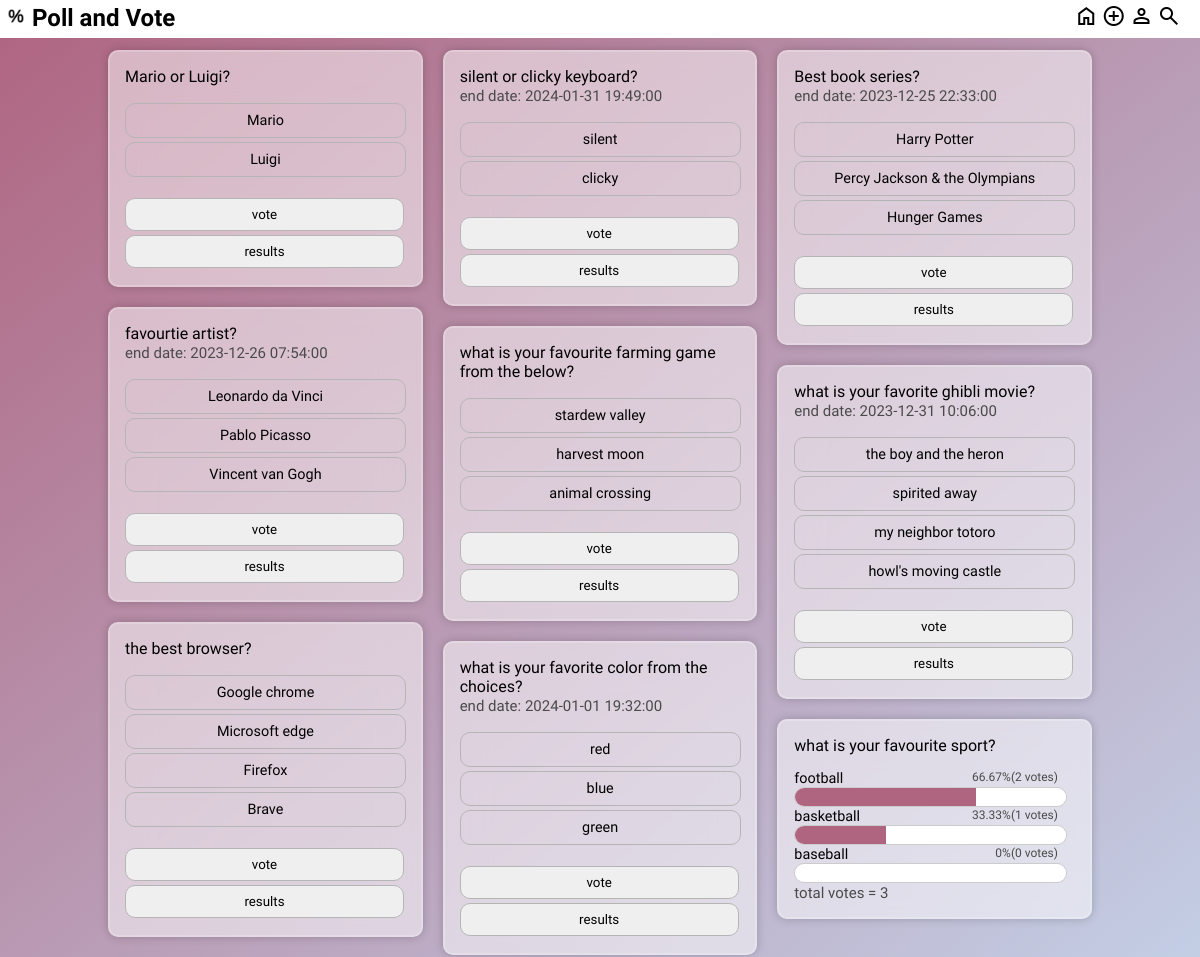
The page / on the database its author committed.
### tables this page shows
CREATE TABLE `questions` (
  `qid` int(11) NOT NULL,
  `uid` int(11) NOT NULL,
  `question` text NOT NULL,
  `category` varchar(255) NOT NULL,
  `dueDate` text DEFAULT NULL,
  `status` varchar(255) NOT NULL
);

CREATE TABLE `choices` (
  `chid` int(11) NOT NULL,
  `qid` int(11) NOT NULL,
  `choice` varchar(255) NOT NULL
);

### viewPoll.php (the view, shortened to what this page needs)
<?php
if(isset($_SESSION['uid']))
    $user = $_SESSION['uid'];
else
    $user = null;
            try {
                require('connection.php');
                if(isset($_GET['filter']) && $_GET['filter'] != 'ALL') {
                    $category = test_input($_GET['filter']);
                    $sql = "SELECT * FROM questions WHERE category = ? ORDER BY qid DESC;";
                    $questions = $db->prepare($sql);
                    $questions->execute(array($category));
                }
                elseif(isset($_GET['status'])){
                    $status = test_input($_GET['status']);
                    $sql = "SELECT * FROM questions WHERE status = ? ORDER BY qid DESC;";
                    $questions = $db->prepare($sql);
                    $questions->execute(array($status));
                }
                else {
                    $sql = "SELECT * FROM questions ORDER BY qid DESC;";
                    $questions = $db->prepare($sql);
                    $questions->execute();
                }
                $choices = $db->prepare ("SELECT * FROM choices WHERE qid = ?");
                foreach($questions as $question) {
                    $choices->execute(array($question['qid']));
                    echo "
                        <div class='poll' id='$question[qid]'>
                            <p>
                            $question[question] <br>";
                    if($question['dueDate'] != null)
                        echo"<span id='date'> end date: $question[dueDate] </span> <br>";
                    echo "</p>";
                    if(isset($_POST[$question['qid']]) || $question['status'] == "inactive" || isset($vote)){
                        $totalVotes = $db->prepare("SELECT COUNT(qid) FROM votes WHERE qid = ?;");
                        $totalVotes->execute(array($question['qid']));
                        if($total = $totalVotes->fetch()) $tv = $total[0];
                        $choiceVotes = $db->prepare("SELECT COUNT(chid) FROM votes WHERE chid = ?;");
                    }
                    else {
                        $url = "index.php?" . htmlspecialchars($_SERVER['QUERY_STRING']) . "#" . $question['qid'];
                        echo "
                            <form class='pollForm' method='post' onsubmit='return validateUser()' action='$url'>
                        ";
                    }
                    foreach($choices as $choice){
                        if((isset($_POST[$question['qid']]) || $question['status'] == "inactive" || isset($vote))){
                            $choiceVotes->execute(array($choice['chid']));
                            if($votes = $choiceVotes->fetch())
                                $vs = $votes[0];
                            if($tv == 0)
                                $percentage = 0;
                            else
                                $percentage = round((($vs/$tv)*100),2);
                            echo "
                                <label for='chid'>$choice[choice]</label> <span id='percentage'>$percentage%($vs votes)</span> <br>
                                <progress id='chid' value=$vs max=$tv><span id='percentages'></span></progress>
                            ";
                            echo "<br>";
                        }
                        else {
                            echo "
                                    <input type='radio' value='$choice[chid]' name='chid' id='$choice[chid]'>
                                    <label for='$choice[chid]' class='radioLabels'>$choice[choice]</label> <br>
                                ";
                        }
                    }
                    if(isset($_POST[$question['qid']])){
                        echo "
                            <form method='post'>
                                <input type='submit' value='back' name='back'>
                            </form>
                            ";
                    }
                    elseif($question['status'] != "inactive" && !isset($vote))
                        echo "
                            <br>
                            <input type='hidden' value='$question[qid]' name='qid' id='qid'>
                            <input type='hidden' value='$user' name='uid' id='uid'>
                            <input type='submit' value='vote' name='vote'>
                            <input type='submit' value='results' name='$question[qid]' >
                            </form>
                            ";
                    else
                        echo "<span class='total'>total votes = $tv</span><br>";
                    echo "</div>";
                }
            }
            catch (PDOException $e) {
                die($e->getMessage());
            }
?>

### index.php (shortened to what this page needs)
<!DOCTYPE html>
<html lang="en">
<head>
    <link rel="stylesheet" href="AHstyle.css">
</head>
<body>
    <header>
        <div>
            <img src="favicon.ico" alt="page logo" style="height:20px;">
            Poll and Vote
        </div>
        <div class="icons">
            <a href="index.php"><span class="material-symbols-outlined">home</span></a>
            <a href="createPoll.php"><span class="material-symbols-outlined">add_circle</span></a>
            <a href="account.php"><span class="material-symbols-outlined">person</span></a>
            <a href="#" onclick="document.querySelector('.search').style.display='block';"><span class="material-symbols-outlined">search</span></a>
        </div>
    </header>
    <main>
        <?php
            require('viewPoll.php');
        ?>
    </main>
</body>
</html>

### AHstyle.css (style rules this page uses)
html { height: 100%; }
body { max-width: 1024px; background-image: linear-gradient(to bottom right, #AF6480, #C3CEE5); background-attachment: fixed; height: 100%; margin: 0 auto; background-repeat: no-repeat; background-size: cover; background-position: center; font-family: 'Signika', sans-serif; font-weight: 400; font-size: 0.9rem; color: black; }
header { width: 100%; margin: 0 auto; display: flex; justify-content: space-between; position: fixed; top: 0; left: 0; z-index: 1; background-color: white; padding: 4px 6px 6px 6px; align-items: center; }
header, header a, header a:visited { color: black; }
header div:first-of-type { font-size: 1.5rem; font-weight: 900; }
.radioLabels { text-align: center; display: inline-block; width: 95%; border: rgb(182, 181, 181) solid .5px; border-radius: 10px; padding: 8px 0; margin: 2px 0; }
main { column-count: 3; column-gap: 20px; margin: 50px 20px 0 20px; }
.poll { break-inside: avoid-column; margin-bottom: 20px; padding: 10px 2px 15px 15px; border-radius: 10px; background-color: rgba(255, 255, 255, 0.5); border: 2px solid rgba(255,255,255,0.2); backdrop-filter: blur(20px); box-shadow: 0 0 10px rgba(0,0,0,0.2); border-radius: 10px; }
.poll p:first-of-type { font-size: medium; margin: 5px 0 15px 0; }
#date, .total { color: rgb(74, 74, 74); font-size: 15px; }
#percentage { color: rgb(74, 74, 74); float: right; font-size: smaller; margin: 0 30px 0; }
progress { width: 93%; height: 20px; border: 0.5px solid #ccc; border-radius: 20px; overflow: hidden; }
input[type=submit],#delete { width: 95%; border: rgb(182, 181, 181) solid .5px; border-radius: 10px; padding: 8px 0; margin: 2px 0; font-family: 'Signika', sans-serif; color: black; }
.icons { margin-right: 25px; }

### rows shown on the page
questions: question "Mario or Luigi?"
choices: choice "Mario"
choices: choice "Luigi"
questions: question "favourtie artist?", dueDate "2023-12-26 07:54:00"
choices: choice "Leonardo da Vinci"
choices: choice "Pablo Picasso"
choices: choice "Vincent van Gogh"
questions: question "the best browser?"
choices: choice "Google chrome"
choices: choice "Microsoft edge"
choices: choice "Firefox"
choices: choice "Brave"
questions: question "silent or clicky keyboard?", dueDate "2024-01-31 19:49:00"
choices: choice "silent"
choices: choice "clicky"
questions: question "what is your favourite farming game from the below?"
choices: choice "stardew valley"
choices: choice "harvest moon"
choices: choice "animal crossing"
questions: question "what is your favorite color from the choices?", dueDate "2024-01-01 19:32:00"
choices: choice "red"
choices: choice "blue"
choices: choice "green"
questions: question "Best book series?", dueDate "2023-12-25 22:33:00"
choices: choice "Harry Potter"
choices: choice "Percy Jackson & the Olympians"
choices: choice "Hunger Games"
questions: question "what is your favorite ghibli movie?", dueDate "2023-12-31 10:06:00"
choices: choice "the boy and the heron"
choices: choice "spirited away"
choices: choice "my neighbor totoro"
choices: choice "howl's moving castle"
questions: question "what is your favourite sport?", tv "3"
choices: choice "football", percentage "66.67", vs "2"
choices: choice "basketball", percentage "33.33", vs "1"
choices: choice "baseball", percentage "0", vs "0"
